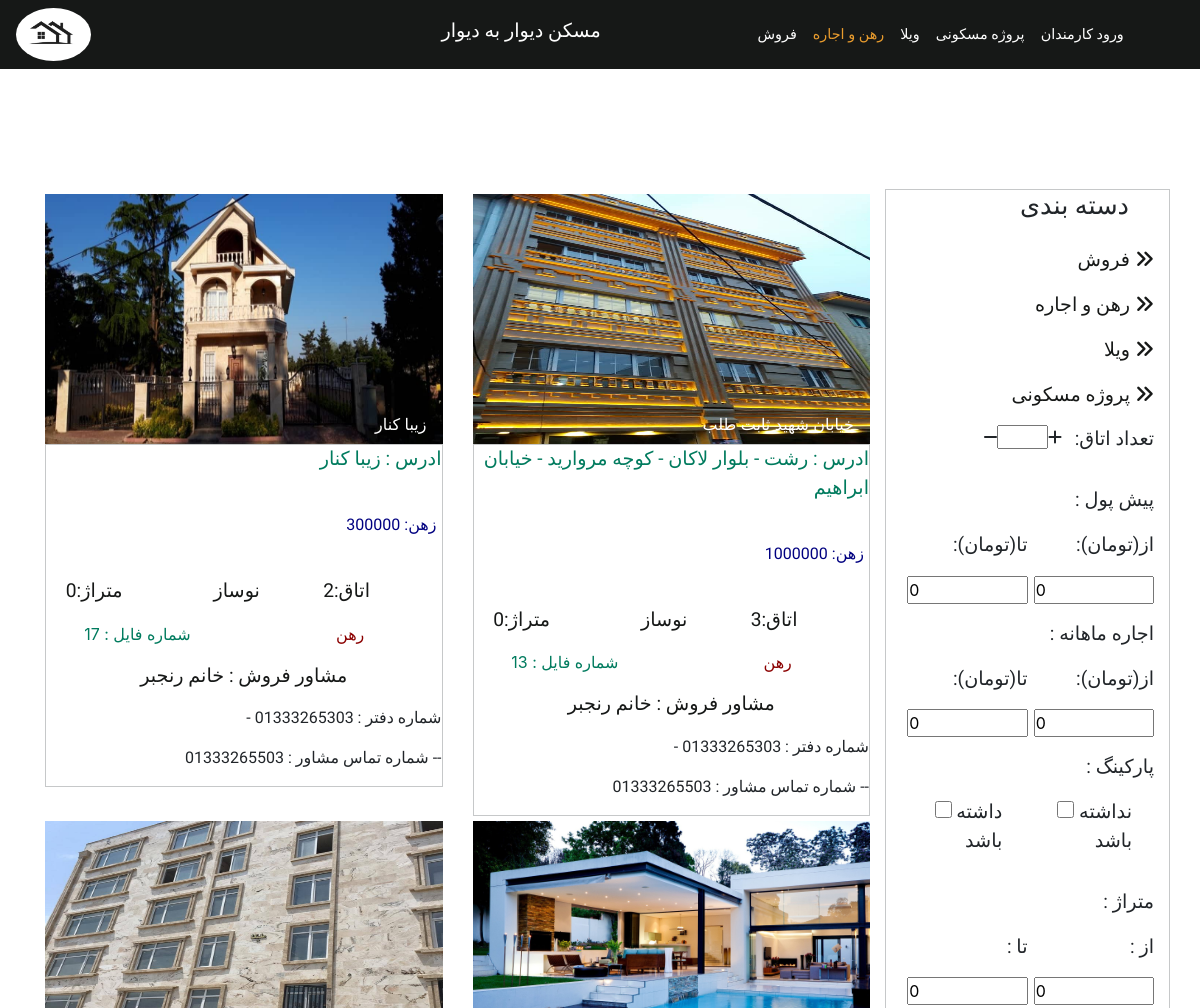
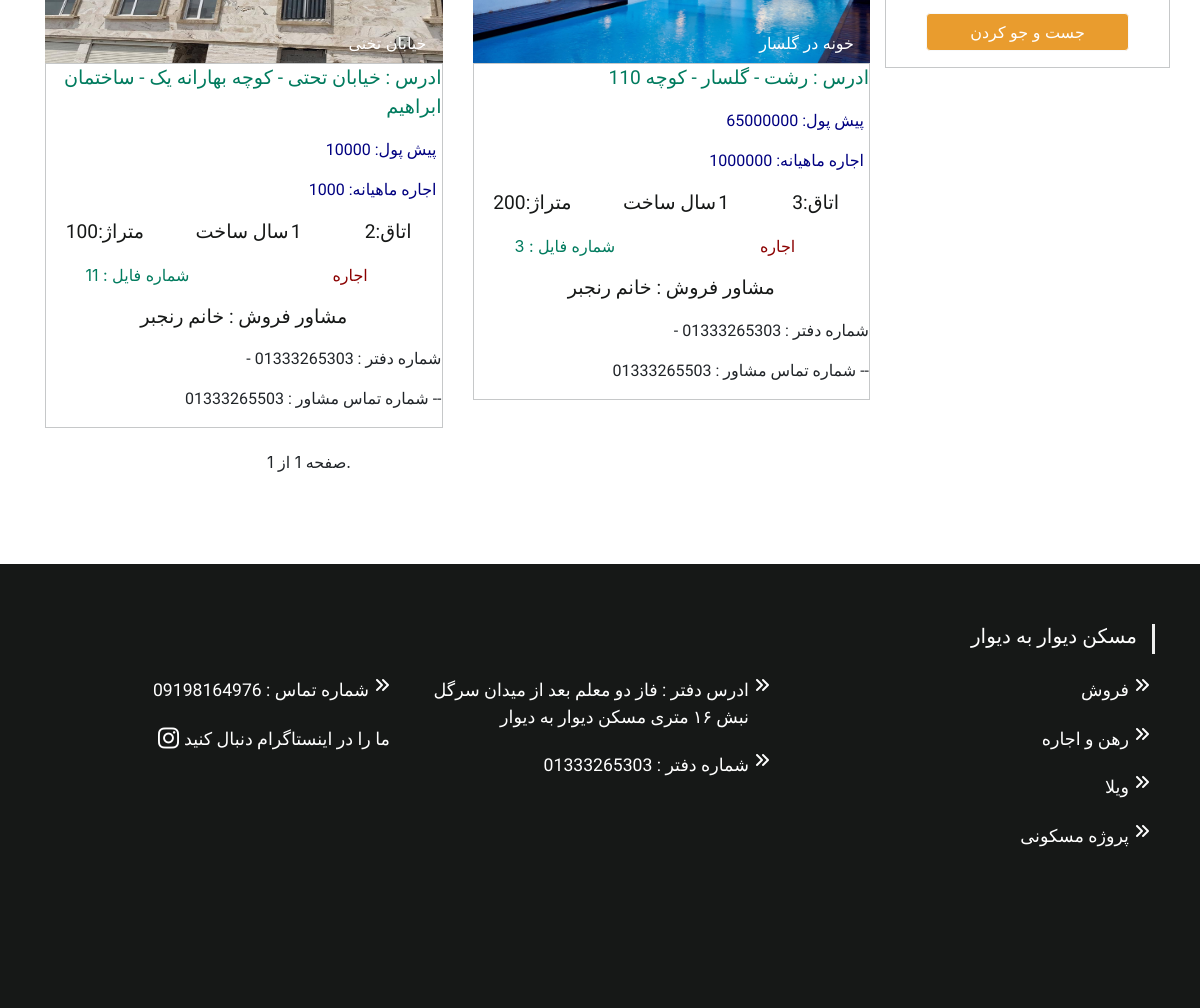
Page /products/rhn-va-ejare/ on the committed database (2 pictures, top to bottom).
### products/models.py (models this page shows, shortened)
class Product(models.Model):
    category = models.ForeignKey(Category, related_name='products', on_delete=models.CASCADE)
    name = models.CharField(max_length=200, db_index=True)
    slug = models.SlugField(max_length=200, db_index=True)
    seller = models.ForeignKey(Seller, db_index=True, default=1, on_delete=models.CASCADE)
    CHOICES = [
        ('frosh', 'frosh'),
        ('villa', 'villa'),
        ('rhn', 'rhn'),
        ('ejare', 'ejare'),
        ('proje', 'proje'),
    ]
    type = models.CharField(
        max_length=5,
        choices = CHOICES,
        default='frosh',
    )
    file_number = models.TextField(default="1")
    image = models.ImageField( default='pic/image_404.png', upload_to='products/%Y/%m/%d', blank=True)
    image2 = models.ImageField(upload_to='products/%Y/%m/%d', blank=True)
    image3 = models.ImageField(upload_to='products/%Y/%m/%d', blank=True)
    image4 = models.ImageField(upload_to='products/%Y/%m/%d', blank=True)
    image5 = models.ImageField(upload_to='products/%Y/%m/%d', blank=True)
    image6 = models.ImageField(upload_to='products/%Y/%m/%d', blank=True)
    image7 = models.ImageField(upload_to='products/%Y/%m/%d', blank=True)
    image8 = models.ImageField(upload_to='products/%Y/%m/%d', blank=True)
    image9 = models.ImageField(upload_to='products/%Y/%m/%d', blank=True)
    image10 = models.ImageField(upload_to='products/%Y/%m/%d', blank=True)
    image11 = models.ImageField(upload_to='products/%Y/%m/%d', blank=True)
    image12 = models.ImageField(upload_to='products/%Y/%m/%d', blank=True)
    image13 = models.ImageField(upload_to='products/%Y/%m/%d', blank=True)
    image14 = models.ImageField(upload_to='products/%Y/%m/%d', blank=True)
    image15 = models.ImageField(upload_to='products/%Y/%m/%d', blank=True)
    image16 = models.ImageField(upload_to='products/%Y/%m/%d', blank=True)
    image17 = models.ImageField(upload_to='products/%Y/%m/%d', blank=True)
    image18 = models.ImageField(upload_to='products/%Y/%m/%d', blank=True)
    image19 = models.ImageField(upload_to='products/%Y/%m/%d', blank=True)
    image20 = models.ImageField(upload_to='products/%Y/%m/%d', blank=True)
    price_met = models.PositiveIntegerField(default=0)
    price = models.PositiveIntegerField(default=0)
    pol_mhn = models.PositiveIntegerField(default=0)
    pish =  models.PositiveIntegerField(default=0)
    bedroom = models.PositiveIntegerField(default=0)
    area = models.PositiveIntegerField(default=0)
    year = models.PositiveIntegerField(default=1)
    parking = models.BooleanField(default=False)
    nastaghi = models.BooleanField(default=False)
    map = models.TextField(default="", blank=True)
    address = models.TextField()
    description = models.TextField(blank=True)
    created = models.DateTimeField(auto_now_add=True)
    class Meta:
        ordering = ('-created',)
        index_together = (('id', 'slug'),)
    def get_absolute_url(self):
        return reverse('products:product-detail', kwargs={'id': self.id, 'slug':self.slug})

### products/views.py (the view, shortened to what this page needs)
# urls.py: path('', views.ProductListView.as_view(), name='list-product'),
class ProductListView(ListView):
    template_name='products/list.html'
    paginate_by = 4
    model = Product
    f = 0
    queryset = Product.objects.all()
    context_object_name = 'object_list'
    form_class = FilterProductForm
    def get(self, request, *args, **kwargs):
        self.object_list = self.get_queryset()
        pish1_ = pish2_ = pol_mhn1_ = pol_mhn2_ = pol1_ = pol2_ = ''
        try:
            pish1_ = self.request.GET.get('pish1')
            pish2_ = self.request.GET.get('pish2')
            pol_mhn1_ = self.request.GET.get('pol_mhn1')
            pol_mhn2_ = self.request.GET.get('pol_mhn2')
        except:
            pass
        try:
            pol1_ = self.request.GET.get('pol1')
            pol2_ = self.request.GET.get('pol2')
        except:
            pass
        bedroom_ = self.request.GET.get('bedroom')
        met1_ = self.request.GET.get('met')
        met2_ =self.request.GET.get('met2')
        parking_ = self.request.GET.get('parking')
        no_parking_ = self.request.GET.get('no_parking')
        products = self.get_queryset()
        category = None
        categories = Category.objects.all()
        category_slug = self.kwargs.get('category_slug')
        if category_slug:
            category = get_object_or_404(Category, slug=category_slug)
            products = self.queryset.filter(category=category)
        try:
            if pish1_ != None and pish2_ != '' and pish2_ != pish1_ and pish2_ != '0':
                if pish1_ == None :
                    pish1_ = 0
                products = products.filter(pish__gt=int(pish1_), pish__lt=int(pish2_)+1)
        except:
            pass
        try:
            if pol_mhn2_ != None and pol_mhn2_ != '' and pol_mhn2_ != pol_mhn1_ and pol_mhn2_ != '0':
                if pol_mhn1_ == None :
                    pol_mhn1_ = 0
                products = products.filter(pol_mhn__gt=int(pol_mhn1_), pol_mhn__lt=int(pol_mhn2_)+1)
        except:
            pass
        try:
            if not no_parking_ == parking_ and not no_parking_ == parking_ == None and not no_parking_ == parking_ == '':
                if parking_ == 'on':
                    products = products.filter(parking=True)
                if no_parking_ == 'on':
                    products = products.filter(parking=False)
        except:
            pass
        try:
            if  bedroom_ != None and bedroom_ != '':
                products = products.filter(bedroom=int(bedroom_))
        except:
            pass
        try:
            if pol2_ != None and pol2_ != '' and pol2_!=pol1_ and pol2_ != '0':
                if pol1_ == None :
                    pol1_ = 0
                products = products.filter(price__gt=int(pol1_), price__lt=int(pol2_)+1)
        except:
            pass
        try:
            if met2_ != None and met2_ != '' and met2_!=met1_ and met2_ != '0':
                if met1_ == None:
                    met1_ = 0
                products = products.filter(area__gt=int(met1_), area__lt=int(met2_)+1)
        except:
            pass
        self.object_list = products
        context = self.get_context_data()
        context['slug'] = category_slug
        return self.render_to_response(context)
    def get_queryset(self):
        return self.queryset
    def get_context_data(self, **kwargs):
        page = self.request.GET
        context = super().get_context_data(**kwargs)
        products =  context['object_list']
        context['form'] = FilterProductForm
        urlp = ''
        try:
            urlp = self.request.get_full_path().split('/products/?')[1]
            print('hi', urlp)
            try:
                if 'page=' in urlp:
                    if 'pol' in urlp:
                        print('hi2')
                        tmp = 'pol2='
                        urlp = urlp.split('&pol2=')[1]
                        urlp = tmp + urlp
                    else:
                        urlp = ''
            except :
                pass
        except:
            urlp = ''
        context['urlp'] = urlp
        context.update({'object_list':products})
        return context

### products/templates/products/list.html (shortened to what this page needs)
{% extends 'base.html' %}
{% load static %}
{% load thumbnail %}
{% block add_css %}
<link rel="stylesheet" media="screen" href="https://fontlibrary.org/face/xb-titre" type="text/css"/>
{% endblock add_css %}
{% block content %}
<div style="margin-top: 10%;" class="container">
    <div class="row">
      <div class="col-sm-12 col-lg-9 col-md-12">
        <div class="row">
          {% if object_list %}
          {% for object in object_list %}
          <div style="margin-top:5px;" class="col-list-object col-lg-6 col-md-6">
              <a class="col-3-a" href="{{ object.get_absolute_url }}">
                  <div class="image-text">
                    {% thumbnail object.image "300x300" as im %}
                    <img src="{{im.url}}" height="250px" alt="">
                    {% endthumbnail %}
                    <div  class="bottom-right">{{object.name}}</div>
                  </div>
                  <div style="width: 100%;" class="product-box" >
                    <p class="font-mirza list-address" >  ادرس : {{object.address}} </p>
                    {% if object.type == 'rhn'  %}
                    <div>
                      <p style="margin-top: 10%; margin-bottom: 10%;" class="font-mirza price-list" > {{object.pish}} :زهن</p>
                    </div>
                    {% elif object.type == 'ejare' %}
                    <div>
                      <p class="font-mirza price-list" > {{object.pish}} :پیش پول</p>
                      <p  class="font-mirza price-list" > {{object.pol_mhn}} :اجاره ماهیانه<p>
                    </div>
                    {% elif object.type == 'frosh' or object.type == 'villa' or object.type == 'proje' %}
                    <div>
                      <p class="font-mirza price-list" > {{object.price}} :قیمت</p>
                      <p  class="font-mirza price-list"> {{object.price_met}} :قیمت هر متر مربع<p>
                    </div>
                    {% endif %}
                    <div class="p-list" style="font-size: 1.2rem; width:100%; display: inline-flex;" >
                        <p class="font-mirza list-col3" style="{% if object.year == 99 %} margin-left: 25%; {% else %} margin-left:5% {% endif %}">{{object.area}}:متراژ</p>
                        <p class="font-mirza list-col3" style="  {% if object.year == 0 %}  margin-left: 23%; {% else %}  margin-left: 13%;{% endif %}">
                          {% if object.year == 0 %}
                           نوساز
                           {% else %}
                            {% if object.year != 99 %}
                           <p class="font-mirza pp-list" style=" display:inline-flex; margin-right:2px;">
                              سال ساخت
                           </p>
                           <span class="font-mirza pp-list" >{{object.year}}</span>
                           {% endif %}
                            {% endif %}
                        </p>
                        <p class="font-mirza list-col3"  style=" margin-left: 16%; "> {{object.bedroom}}:اتاق </p>
                    </div>
                    <div class="row">
                      <div class="col-md-6 col-sm-6 col-xs-6">
                        <p class="list-file" style="color: #007b5e;">{{object.file_number}} : شماره فایل </p>
                      </div>
                      <div class="col-md-6 col-sm-6 col-xs-6">
                        <p class="list-file" style="color:darkred;" >{% if object.type == 'frosh' %} فروش {% elif object.type == 'villa' %} ویلا  {%  elif object.type == 'rhn'  %} رهن  {%  elif object.type == 'ejare'  %} اجاره {%  elif object.type == 'proje'  %} پروژه {% endif %}</p>
                      </div>
                    </div>
                    <p class="font-Lalezar"> مشاور فروش : {% if object.type == 'villa' %} خانم صالح نیا {% elif object.type == 'frosh' and object.nastaghi == True %} کامران بلیغ پور {%  elif object.type == 'frosh' %}  میلاد گلفام{% else %} خانم رنجبر {% endif %} </p>
                    <div class="hidden-not-phone font-mirza" style="display:block font-size: 1.1rem; float:right;">
                      <p style="float:right;">    - شماره دفتر : 01333265303 </p>
                      <p style=" float:right;">{% if object.type == 'villa' %} 09331316262 {% elif object.type == 'frosh' and object.nastaghi == True %} 09119343533 {%  elif object.type == 'frosh' %} 09114277731 {% else %} 01333265503 {% endif %} : شماره تماس مشاور  -- </p>
                    </div>
                  </div>
              </a>
            </div>
        {% endfor %}
        {% else %}
          <div class="" style="width:100%;">
            <p style="margin-bottom: 200px; margin-left:40%; font-size:2rem; color:red;" class="font-Lalezar">موردی پیدا نشد</p>
          </div>
        {% endif %}
        </div>
      </div>
      <div style="height: 20%;" class= "product-box product-box-display  col-sm-12 col-lg-3 col-md-12">
        <h3 class="ul-li font-Lalezar-h3">دسته بندی</h3>
            <ul>
              <form class="" action="." method="get">
              <li class="ul-li "><a class="col-3-a a-hover font-Lalezar" href="{% url 'products:list-product-category' category_slug='frosh' %}">فروش <i class="fa fa-angle-double-right"></i></a></li>
                <li class="ul-li"><a class="col-3-a a-hover  font-Lalezar" href="{% url 'products:list-product-category' category_slug='rhn-va-ejare' %}">رهن و اجاره <i class="fa fa-angle-double-right"></i></a></li>
                <li class="ul-li"><a class="col-3-a  font-Lalezar" href="{% url 'products:list-product-category' category_slug='villa' %}">ویلا <i class="fa fa-angle-double-right"></i></a></li>
                <li class="ul-li"><a class="col-3-a  font-Lalezar" href="{% url 'products:list-product-category' category_slug='proje' %}">پروژه مسکونی <i class="fa fa-angle-double-right"></i></a></li>
                <li class="ul-li font-Lalezar-li">
                  <div style="flex-direction: row-reverse!important; display:inline-flex;">
                    <p style="margin-left:5%;">:تعداد اتاق</p>
                    <span class="qty-plus" onclick="var effect = document.getElementById('qty'); var qty = effect.value; if( !isNaN( qty )) effect.value++;return false;"><i class="fa fa-plus" aria-hidden="true"></i></span>
                    {{form.bedroom}}
                    <span class="qty-minus" onclick="var effect = document.getElementById('qty'); var qty = effect.value; if( !isNaN( qty ) &amp;&amp; qty &gt; 1 ) effect.value--;return false;"><i class="fa fa-minus" aria-hidden="true"></i></span>
                  </div>
                </li>
                {% if slug == 'rhn-va-ejare' %}
                <li class="ul-li font-Lalezar-li">
                  <p>: پیش پول</p>
                  <div style="display: inline-flex;">
                    <div class="font-Lalezar-li">
                      <p>:(تا(تومان</p>
                      {{form.pish2}}
                    </div>
                    <div class="font-Lalezar-li">
                      <p>:(از(تومان</p>
                      {{form.pish1}}
                    </div>
                  </div>
                </li >
                <li class="ul-li font-Lalezar-li">
                  <p>: اجاره ماهانه</p>
                  <div style="display: inline-flex;">
                    <div class="font-Lalezar-li">
                      <p>:(تا(تومان</p>
                      {{form.pol_mhn2}}
                    </div>
                    <div class="font-Lalezar-li">
                      <p>:(از(تومان</p>
                      {{form.pol_mhn1}}
                    </div>
                  </div>
                </li >
                {% endif %}
                <li class="ul-li font-Lalezar-li">
                  <p> : پارکینگ</p>
                  <div   style="text-align: right; display: inline-flex;">
                    <p >{{form.parking}} داشته باشد </p>
                    <p style="padding-left:22px; padding-right:22px; "> {{form.no_parking}} نداشته باشد </p>
                  </div>
                </li >
                  <li class="ul-li font-Lalezar-li">
                    <p>: متراژ</p>
                    <div style="display: inline-flex;">
                      <div class="font-Lalezar-li">
                        <p>: تا</p>
                        {{form.met2}}
                      </div>
                      <div class="font-Lalezar-li">
                        <p>: از</p>
                        {{form.met1}}
                      </div>
                    </div>
                  </li>
                  <button  type="submit" class="btn-product-box btn btn-light">جست و جو کردن</button>
                </form>
              </div>
  </div>
  {% if object_list %}
    <div class="pagination page-div">
      <span class="step-links">
        <span  class="current page-number">
            صفحه {{ page_obj.number }} از {{ page_obj.paginator.num_pages }}.
        </span>
      </span>
    </div>
{% endif %}
  </div>
{% endblock content %}

### rows in the picture
Product: shows a picture, name "زیبا کنار", address "زیبا کنار", pish "300000", area "0", year "نوساز", bedroom "2", file_number "17", type "رهن"
Product: shows a picture, name "خیابان شهید ثابت طلب", address "رشت - بلوار لاکان - کوچه مروارید - خیابان ابراهیم", pish "1000000", area "0", year "نوساز", bedroom "3", file_number "13", type "رهن"
Product: shows a picture, name "خیابان تختی", address "خیابان تحتی - کوچه بهارانه یک - ساختمان ابراهیم", pish "10000", pol_mhn "1000", area "100", year "1", bedroom "2", file_number "11", type "اجاره"
Product: shows a picture, name "خونه در گلسار", address "رشت - گلسار - کوچه 110", pish "65000000", pol_mhn "1000000", area "200", year "1", bedroom "3", file_number "3", type "اجاره"

### other values in the picture
{{ page_obj.paginator.num_pages }} "1"
